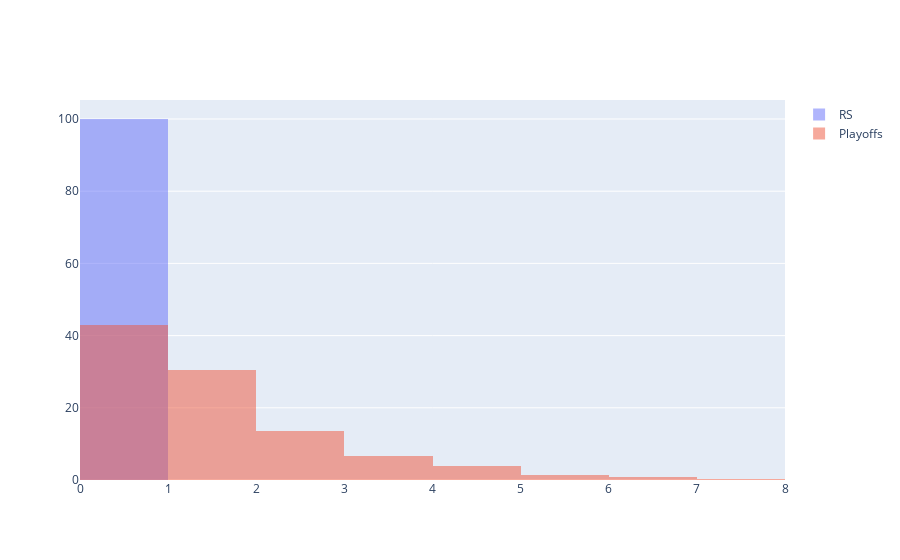

Notebook cell for this chart:
### Code cell
fig = go.Figure()
fig.add_trace(go.Histogram(x=hist_data(rs_df, 2,20), histnorm='percent', name='RS',
                           xbins={'start':0, 'end': 8, 'size': 1}))
fig.add_trace(go.Histogram(x=hist_data(playoffs_df, 2, 4), histnorm='percent', name='Playoffs',
                           xbins={'start':0, 'end': 8, 'size': 1}))

fig.update_layout(barmode='overlay')
fig.update_traces(opacity=0.5)
fig.show()

### Figure 1 — Plotly figure (JSON) as saved in the notebook; plotly's stock layout.template omitted (floating-point values rounded to 4 significant figures; data arrays with more than 128 entries replaced by an {"elided": "..."} marker saying what was removed)
{"data": [{"histnorm": "percent", "name": "RS", "opacity": 0.5, "type": "histogram", "x": {"elided": "2288 float values"}, "xbins": {"end": 8, "size": 1, "start": 0}}, {"histnorm": "percent", "name": "Playoffs", "opacity": 0.5, "type": "histogram", "x": {"elided": "1114 float values"}, "xbins": {"end": 8, "size": 1, "start": 0}}], "layout": {"barmode": "overlay"}}
